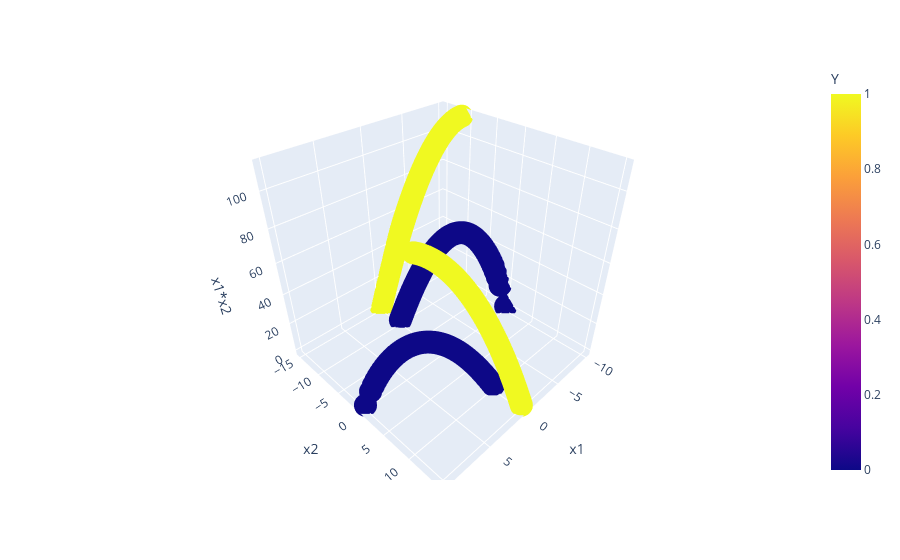

Notebook code cell kept with this figure:
### Code cell
import plotly.express as px
fig = px.scatter_3d(df, x='x1', y='x2', z='x1*x2',color='Y')
fig.show()

### Figure 1 — Plotly figure (JSON) as saved in the notebook; plotly's stock layout.template omitted (floating-point values rounded to 4 significant figures; data arrays with more than 128 entries replaced by an {"elided": "..."} marker saying what was removed)
{"data": [{"hovertemplate": "x1=%{x}<br>x2=%{y}<br>x1*x2=%{z}<br>Y=%{marker.color}<extra></extra>", "legendgroup": "", "marker": {"color": {"elided": "400 int values"}, "coloraxis": "coloraxis", "symbol": "circle"}, "mode": "markers", "name": "", "scene": "scene", "showlegend": false, "type": "scatter3d", "x": {"elided": "400 float values"}, "y": {"elided": "400 float values"}, "z": {"elided": "400 float values"}}], "layout": {"coloraxis": {"colorbar": {"title": {"text": "Y"}}, "colorscale": [[0, "#0d0887"], [0.1111, "#46039f"], [0.2222, "#7201a8"], [0.3333, "#9c179e"], [0.4444, "#bd3786"], [0.5556, "#d8576b"], [0.6667, "#ed7953"], [0.7778, "#fb9f3a"], [0.8889, "#fdca26"], [1, "#f0f921"]]}, "legend": {"tracegroupgap": 0}, "margin": {"t": 60}, "scene": {"domain": {"x": [0, 1], "y": [0, 1]}, "xaxis": {"title": {"text": "x1"}}, "yaxis": {"title": {"text": "x2"}}, "zaxis": {"title": {"text": "x1*x2"}}}}}
